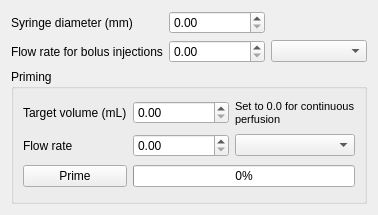
<?xml version="1.0" encoding="UTF-8"?>
<ui version="4.0">
 <class>SyringePumpPanel</class>
 <widget class="QWidget" name="SyringePumpPanel">
  <property name="geometry">
   <rect>
    <x>0</x>
    <y>0</y>
    <width>378</width>
    <height>215</height>
   </rect>
  </property>
  <property name="sizePolicy">
   <sizepolicy hsizetype="Preferred" vsizetype="Preferred">
    <horstretch>0</horstretch>
    <verstretch>0</verstretch>
   </sizepolicy>
  </property>
  <property name="windowTitle">
   <string>Form</string>
  </property>
  <layout class="QGridLayout" name="gridLayout">
   <item row="0" column="0">
    <widget class="QLabel" name="label_2">
     <property name="text">
      <string>Syringe diameter (mm)</string>
     </property>
    </widget>
   </item>
   <item row="1" column="0">
    <widget class="QLabel" name="label_3">
     <property name="text">
      <string>Flow rate for bolus injections</string>
     </property>
    </widget>
   </item>
   <item row="3" column="0" colspan="3">
    <widget class="QGroupBox" name="groupBox">
     <property name="title">
      <string>Priming</string>
     </property>
     <layout class="QGridLayout" name="gridLayout_2" rowstretch="0,0,0,0">
      <item row="1" column="2">
       <widget class="QComboBox" name="primeFlowRateComboBox"/>
      </item>
      <item row="0" column="0">
       <widget class="QLabel" name="label_4">
        <property name="text">
         <string>Target volume (mL)</string>
        </property>
       </widget>
      </item>
      <item row="1" column="0">
       <widget class="QLabel" name="label_5">
        <property name="text">
         <string>Flow rate</string>
        </property>
       </widget>
      </item>
      <item row="0" column="1">
       <widget class="QDoubleSpinBox" name="primeTargetVolSpinBox"/>
      </item>
      <item row="1" column="1">
       <widget class="QDoubleSpinBox" name="primeFlowRateSpinBox"/>
      </item>
      <item row="2" column="0">
       <widget class="QPushButton" name="doPrimeButton">
        <property name="text">
         <string>Prime</string>
        </property>
        <property name="icon">
         <iconset theme="ffw" resource="../media/resources.qrc">
          <normaloff>:/MainWindow/ffw</normaloff>:/MainWindow/ffw</iconset>
        </property>
        <property name="checkable">
         <bool>true</bool>
        </property>
        <property name="checked">
         <bool>false</bool>
        </property>
       </widget>
      </item>
      <item row="2" column="1" colspan="2">
       <widget class="QProgressBar" name="primeProgressBar">
        <property name="enabled">
         <bool>true</bool>
        </property>
        <property name="value">
         <number>0</number>
        </property>
        <property name="textVisible">
         <bool>true</bool>
        </property>
       </widget>
      </item>
      <item row="0" column="2">
       <widget class="QLabel" name="label_6">
        <property name="font">
         <font>
          <pointsize>8</pointsize>
         </font>
        </property>
        <property name="text">
         <string>Set to 0.0 for continuous perfusion</string>
        </property>
        <property name="wordWrap">
         <bool>true</bool>
        </property>
       </widget>
      </item>
     </layout>
    </widget>
   </item>
   <item row="1" column="1">
    <widget class="QDoubleSpinBox" name="bolusRateSpinBox"/>
   </item>
   <item row="1" column="2">
    <widget class="QComboBox" name="bolusRateComboBox"/>
   </item>
   <item row="0" column="1">
    <widget class="QDoubleSpinBox" name="diameterSpinBox"/>
   </item>
  </layout>
 </widget>
 <tabstops>
  <tabstop>diameterSpinBox</tabstop>
  <tabstop>bolusRateSpinBox</tabstop>
  <tabstop>bolusRateComboBox</tabstop>
  <tabstop>primeTargetVolSpinBox</tabstop>
  <tabstop>primeFlowRateSpinBox</tabstop>
  <tabstop>primeFlowRateComboBox</tabstop>
  <tabstop>doPrimeButton</tabstop>
 </tabstops>
 <resources>
  <include location="../media/resources.qrc"/>
 </resources>
 <connections/>
</ui>
